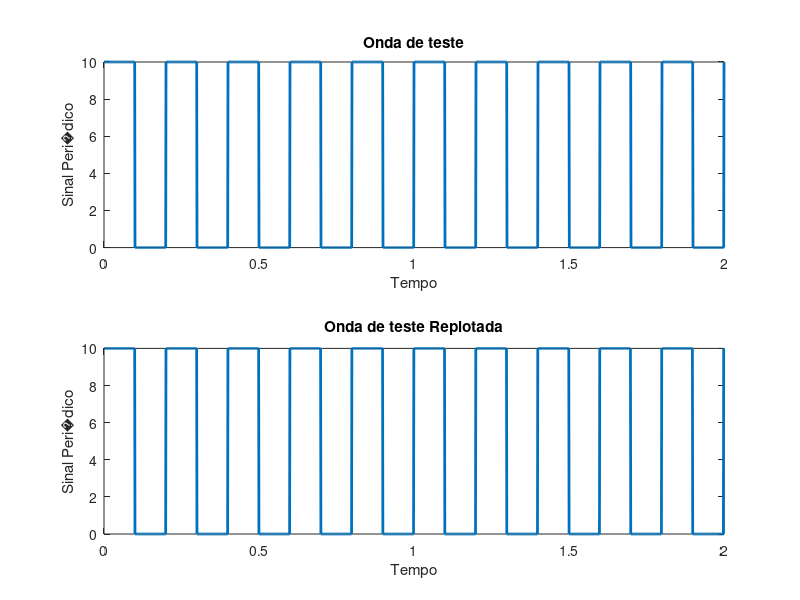
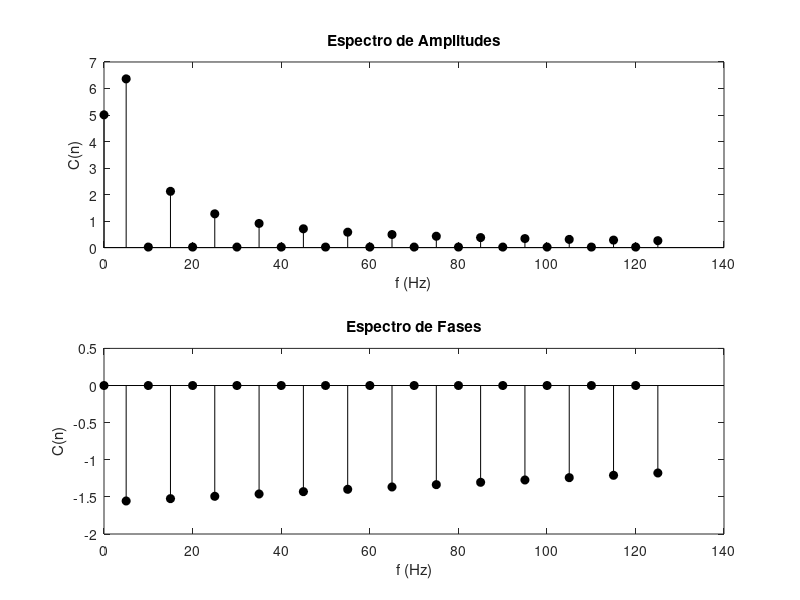
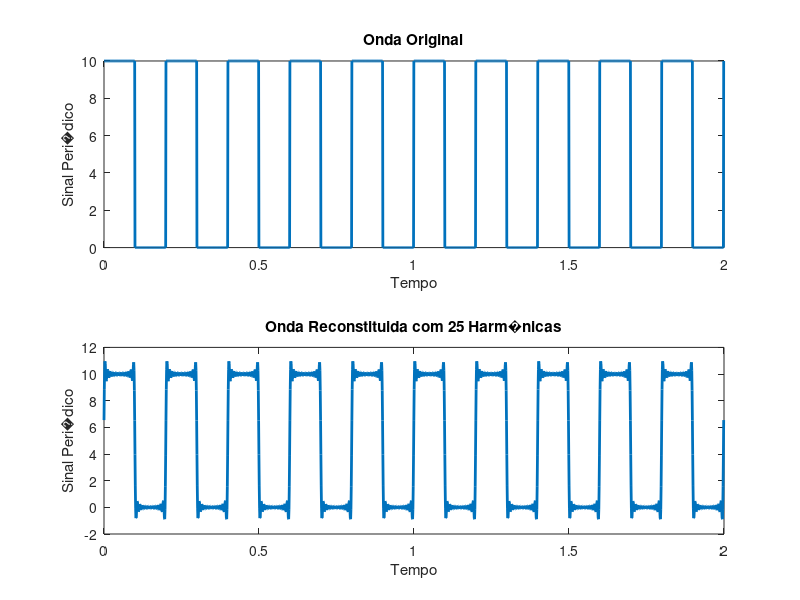
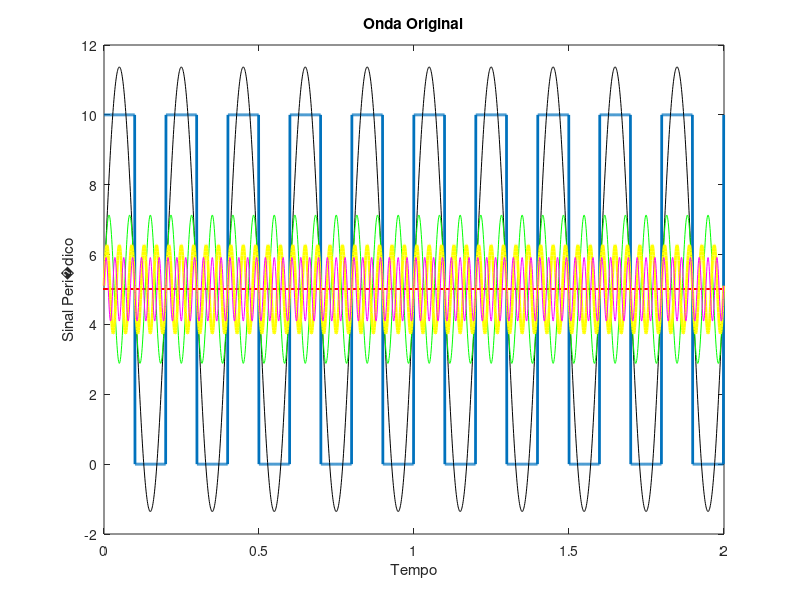

Recreate these plots in MATLAB, in order.
%%
close all;
clear all;
clc;
%% Gera fun��o de teste
%%%%%%%%%%% onda quadrada:
T1 = 10^-5;          % periodo de amostragem para confec��o da onda
f1 = 1/T1;           % frequ�ncia de amostragem para confec��o da onda

f1 = 1000;            % frequ�ncia de amostragem para confec��o da onda
T1 = 1/f1;            % periodo de amostragem para confec��o da onda

t_ = 0:T1:2;

f = 5;
T0 = 1/f;
w1 = 2*pi*f;

x = 5*square(w1*t_) + 5;

figure(1)
subplot(2,1,1)
plot(t_,x,'LineWidth',2)
    title ('Onda de teste')
    xlabel('Tempo')
    ylabel('Sinal Peri�dico')
    
%% Descobrir periodo do sinal e frequ�ncia de amostragem

[peaks,position]= findpeaks(x);
n1 = position(1);
n2 = position(2);

[NNp Np] = size(x); %numero de pontos

Npt = n2 - n1;  %n�mero de pontos por periodo

tmax = 2;       % tempo m�ximo de simula��o estipulado

Ts = tmax/Np;   % Per�odo de amostragem
fs = 1/Ts;      % Frequ�ncia de amostragem

t = 0:Ts:tmax;
[ss s] = size(t);

if s > Np
   t(s) = [];
end

[ss s] = size(t);

Tr = (t(n2) - t(n1));   % Per�odo calculado do sinal
fr = 1/Tr;              % Frequ�ncia calculada do sinal

t1 = position(1);
t2 = position(2);

subplot(2,1,2)
plot(t,x,'LineWidth',2)
    title ('Onda de teste Replotada')
    xlabel('Tempo')
    ylabel('Sinal Peri�dico')    

%% Gera��o dos senos e cossenos em fun��o da frequ�ncia da onda amostrada

w = 2*pi*fr;

a0 = sum(x)/s;

for n = 1:1:25
    F1 = cos(n*w*t);
    V1 = F1.*x;
    a(n) = 2*sum(V1)/s;
    
    F2 = sin(n*w*t);
    V2 = F2.*x;
    b(n) = 2*sum(V2)/s;
end

C0 = a0;
C = sqrt(a.^2 + b.^2);

Teta_ = atan((-b./a));

C_final_(1) = C0;
for n = 2:1:26
    C_final_(n) = C(n-1);
end

Teta_final_(1) = 0;
for n = 2:1:26
    Teta_final_(n) = Teta_(n-1);
end

w_rad = 0:pi:25*pi;

freq = 0:fr:25*fr;

%% Plotagem do Espectro de sinal e frequ�ncia

figure(2)
    subplot(2,1,1)
    stem(freq,C_final_,'k','fill')
    title ('Espectro de Amplitudes')
    xlabel('f (Hz)')
    ylabel('C(n)')
    
    subplot(2,1,2)
    stem(freq,Teta_final_,'k','fill')
    title ('Espectro de Fases')
    xlabel('f (Hz)')
    ylabel('C(n)')

%% Reconstitui��o do sinal com 25 Harm�nicas
R1 = 0;

for n = 1:1:25
    
    R1 = C(n)*cos(n*w.*t + Teta_(n)) + R1;
    
end

R1 = R1 + C0;

figure(3)
subplot(2,1,1)
plot(t,x,'LineWidth',2)
    title ('Onda Original')
    xlabel('Tempo')
    ylabel('Sinal Peri�dico')
subplot(2,1,2)
plot(t,R1,'LineWidth',2)
    title ('Onda Reconstituida com 25 Harm�nicas')
    xlabel('Tempo')
    ylabel('Sinal Peri�dico')
    hold on

%% Plotagem da onda e com suas harm�nicas �mpares

HarmoF = C0+ C(1)*cos(1*w*t + Teta_(1));
Harmo3 = C0+ C(3)*cos(3*w*t + Teta_(3));
Harmo5 = C0+ C(5)*cos(5*w*t + Teta_(5));
Harmo7 = C0+ C(7)*cos(7*w*t + Teta_(7));

figure(4)
%subplot(2,1,1)
plot(t,x,'LineWidth',2)
    title ('Onda Original')
    xlabel('Tempo')
    ylabel('Sinal Peri�dico')
    hold on
plot(t,C0,'r','LineWidth',2)
    hold on
plot(t,HarmoF,'k')
    hold on
plot(t,Harmo3,'g')
    hold on
plot(t,Harmo5,'y','LineWidth',2)
    hold on
plot(t,Harmo7,'m')
    hold on










